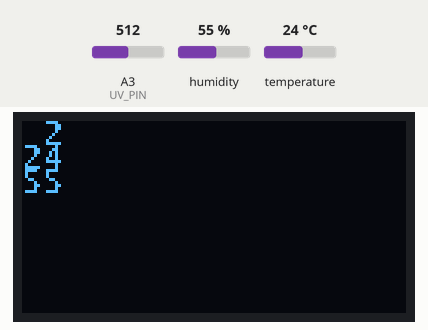
Bench run of a sketch on a simulated Arduino Uno, built with avr-gcc and run on an emulated ATmega328P. On the bench: 128×64 one-colour display. Wiring (inferred from the names in the program): DHT11 sensor: data A2; SSD1306 OLED at I2C address 0x3C. The test bench sets the inputs (shaded band); at power-on: humidity 55 %, A3 (UV_PIN) = 512, temperature 24 °C.

Above: at 9.4 s.
9.5 s: humidity set to 22 %
At 15.5 s:
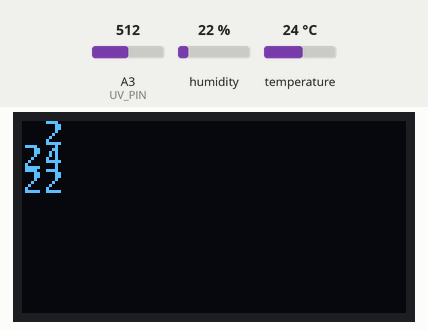
16.1 s: A3 (UV_PIN) set to 716
At 21.0 s:
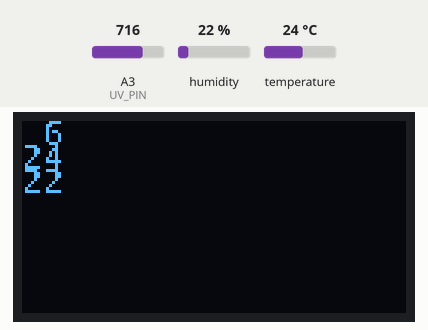
21.5 s: temperature set to 12 °C
At 26.9 s:
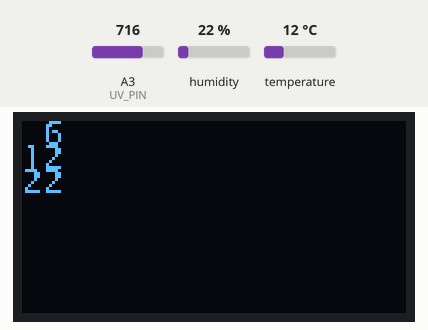
27.4 s: A3 (UV_PIN) set to 900
32.8 s: humidity set to 40 %
At 38.2 s:
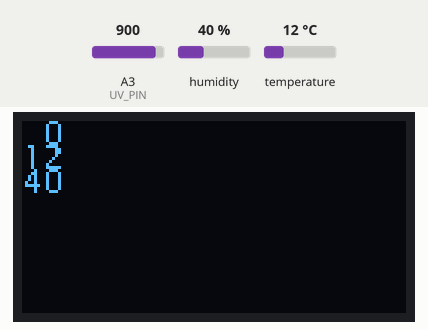
38.8 s: A3 (UV_PIN) set to 1023
At 43.7 s:
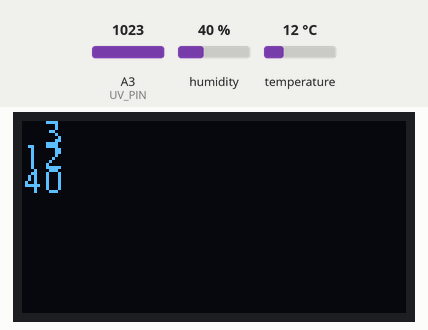
Timing chart, 0 to 45.2 s (numbered marks = the images above; inputs shaded):
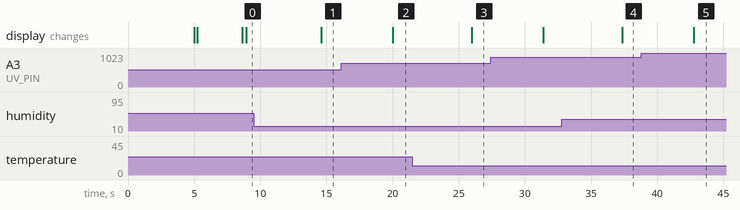

Measured:
- after the input at 9.5 s, the display: changes after 5.1 s (image 1)
- after the input at 16.1 s, the display: changes after 3.9 s (image 2)
- after the input at 21.5 s, the display: changes after 4.5 s (image 3)
- after the input at 32.8 s, the display: changes after 4.6 s (image 4)
- after the input at 38.8 s, the display: changes after 4.0 s (image 5)

The sketch:

uv_tmp_big_attiny.ino
```cpp
#include "ssd1306.h"
#include "DHT.h"
#include <avr/pgmspace.h>

SSD1306 oled;

#define UV_PIN A3
#define DHTPIN A2
#define DHTTYPE DHT11
DHT dht(DHTPIN, DHTTYPE);

void setup(void)
{
  pinMode(UV_PIN, INPUT);
  pinMode(DHTPIN, INPUT);
  delay(3000);
  dht.begin();
  delay(2000);
  TinyWireM.begin();
  oled.begin();
  oled.fill(0x00); // clear in black
  oled.print_digits(0, 0, 1, 10, 97, false);
  oled.print_digits(0, 1, 1, 10, 98, false);
  oled.print_digits(0, 2, 1, 10, 99, false);
  delay(3000);
}

void displayUV()
{
   uint16_t uv = analogRead(UV_PIN);
   uv = 0;

   for(int i = 0; i < 10; i++)
   {
     uv += analogRead(UV_PIN);
     delay(40);
   }

    uv = uv/10;
    oled.print_digits(0, 0, 1, 10, uv, false);
}

void displayTemp()
{
  /*
    float temp;
    //dicard first value
    int reading = analogRead(LM_PREC);

    reading = 0;

    for(int i = 0; i < 10; i++)
    {
      reading += analogRead(LM_PREC);
      delay(40);
    }

    reading = reading/10;

    float mv = (reading / 1024.0) * 5000;
    int imv = mv/10;
    */
    float t = dht.readTemperature();
    int imv = t;
    oled.print_digits(0, 1, 1, 10, imv, false);

    float h = dht.readHumidity();
    int iHumidity = h;
    oled.print_digits(0, 2, 1, 10, iHumidity, false);
}

void loop()
{
  displayUV();
  displayTemp();
  delay(5000);
}
```
